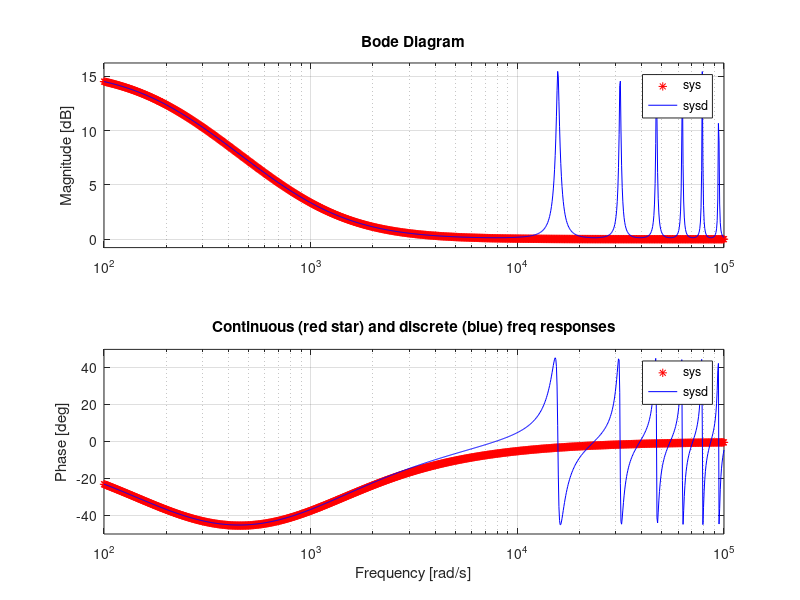
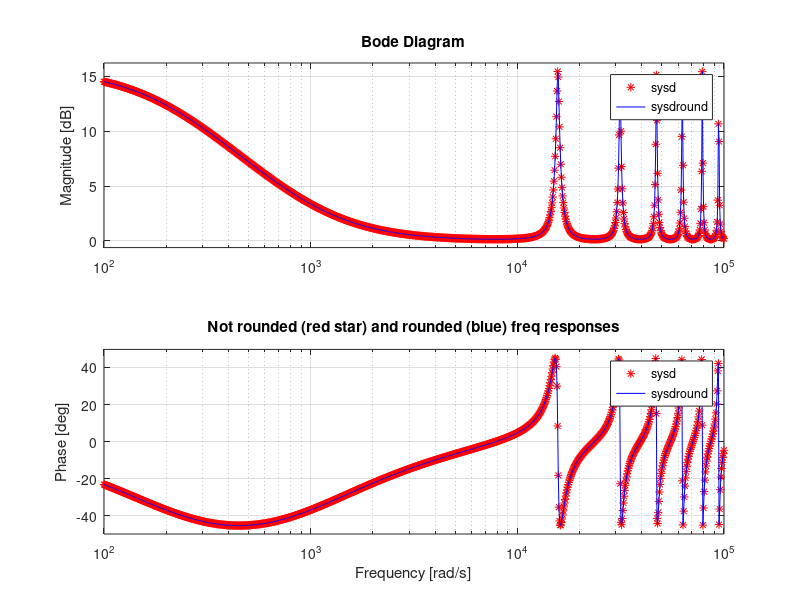
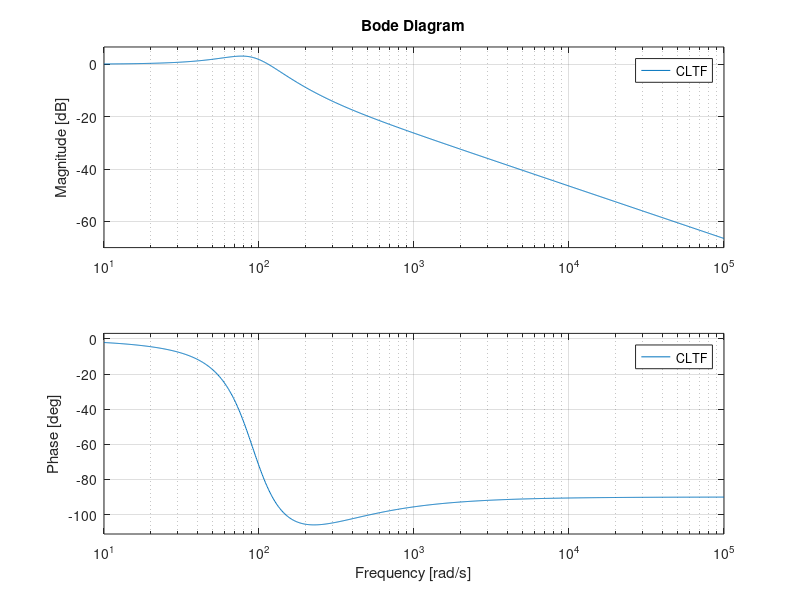
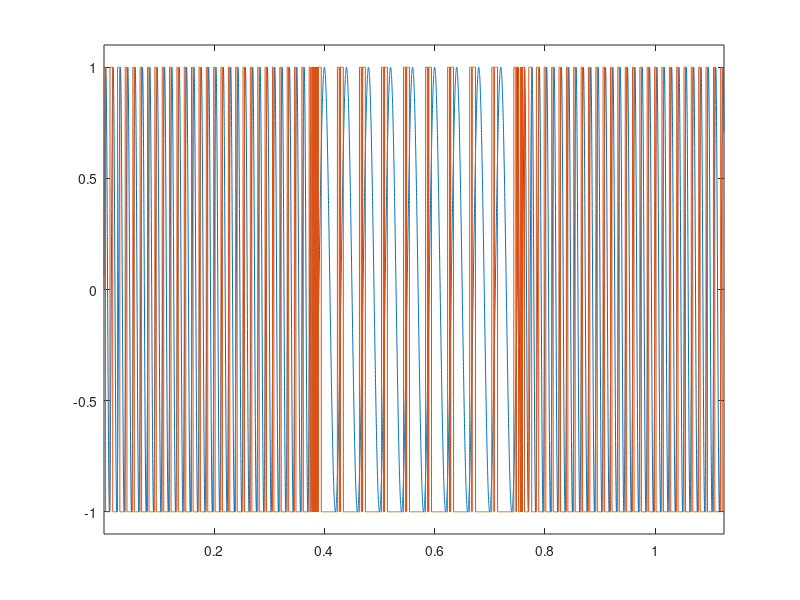

MATLAB code for these plots, in order:
%% designsteps.m   Software Linear PLL MATLAB design and simulation program
%% Upendra Ummethala and Mike Mellor
%% December 19, 2000   EE539 Real Time DSP Final Project
%%%%%%%%%%%%%%%%%%%%%%%%%%%%%%%%%%%%%%%%%%%%%%%%%%%%%%%%%%%%%%%%%%%%%%%%%%%%
%%% PLL parameters design first
%% See Chapters 2 and 5 in Phase-Locked Loops : Design, Simulation and
%% Applications by Roland E Best; Fourth Edition, McGraw Hill
%% for design procedure and parameter selection
%% A continuous time implementation is first made which is discretized
%% Proper scaling is then applied to facilitate a fixed point implementation.
%%%%%%%%%%%%%%%%%%%%%%%%%%%%%%%%%%%%%%%%%%%%%%%%%%%%%%%%%%%%%%%%%%%%%%%%%%%%%

clear all;						%% Start with a clean slate	
close all;		

w0=50*2*pi; 					%% Target DCO center frequency = 100Hz
zeta=0.7; 						%% Target loop damping ratio
delta_w=50*2*pi; 				%% Target lock range = +/-50Hz

w2_min=w0-1.5*delta_w;		%% Target min. frequency = 100-50=50Hz
w2_max=w0+1.5*delta_w;		%% Target max. frequency = 100+50=150Hz

uf_max=2^15-1;					%% Loop filter output upper clipping limit
uf_min=-2^15;					%% Loop filter output upper clipping limit


% Ko here is <1 so in the C code for the DSK, this is scaled up by 2^6
Ko=(w2_max-w2_min)/(uf_max-uf_min);

% Using an active filter, i.e. the DC gain is greater than unity.
Ka=6;

Kd=31000*2/pi;							%% Phase detector gain 
wn=delta_w/(2*zeta);					%% Loop natural frequency 
tau2=(zeta*2/wn)-(1/(Ko*Kd*Ka));        %% Filter zero time constant
tau1=Ko*Kd*Ka/wn^2;					%% Filter pole time constant

pole_freq=1/tau1				%% Single pole frequency	
zero_freq=1/tau2				%% Singe zero frequency

%%%%%%%%%%%%%%%%%%%%%%%%%%%%%%%%%%%%%%%%%%%%%%%%%%%%%%%%%%%%%%%%%%%%%%%%%
%%% Filter coefficient design
%%%%%%%%%%%%%%%%%%%%%%%%%%%%%%%%%%%%%%%%%%%%%%%%%%%%%%%%%%%%%%%%%%%%%%%%%
zerofreq=zero_freq*2*pi; 	%% Zero frequency in radians
polefreq=pole_freq*2*pi;  	%% Pole frequency in radians
gain=Ka;							%% Loop filter DC gain

sys=tf(gain*[1/zerofreq 1],[1/polefreq 1]); %Create continuous time equivalent

Ts=1/2500; 						%% DSK sample time fixed at 8kHz
sysd=c2d(sys,Ts,'matched');%% Obtain identical discrete time frequency
									%% response to continuous time system

bode(sys,'r*',sysd,'b',{1e2,1e5}); 	%% Compare discrete vs. continuous
title('Continuous (red star) and discrete (blue) freq responses')

[num,den]=tfdata(sysd,'v') %% Obtain the numerator and denominator polynomial
									%%	coefficients for the discrete filter 
coeffscale=2^12;				%% Scale factor for the coefficients

num=round(num*coeffscale); %% Scale the numerator and denomiantor polynomial
den=round(den*coeffscale);	%% coefficients and round them to integers

b0=num(1)						%% Separate out the coefficients from the arrays
b1=num(2)
a0=den(1)
a1=den(2)

% Overlay original and rounded off filter freq responses for comparison
sysdround=tf(num,den,Ts);
figure
bode(sysd,'r*',sysdround,'b',{1e2,1e5});
title('Not rounded (red star) and rounded (blue) freq responses')


%%%%%%%%%%%%%%%%%%%%%%%%%%%%%%%%%%%%%%%%%%%%%%%%%%%%%%%%%%%%%%%%%%%%%%%%%
%%%%%%% We have completed the design now we will implement the PLL
%%%%%%%%%%%%%%%%%%%%%%%%%%%%%%%%%%%%%%%%%%%%%%%%%%%%%%%%%%%%%%%%%%%%%%%%%

%% Initialize variables:
u2_n=0;							%% Initial DCO output level					
phi2_n=0;						%% Initial DCO output phase	
ud_n_1=0;						%% Initial phase detector output
uf_n_1=0;						%% Initial loop filter output

Ts=1/8000;						%% Sample rate for the DSK fixed at 8kHz

t=[1:(9000)]*Ts; 				%% time vector for Matlab simulation

%% compute the closed loop pole transfer function and pole locations:
CLTF=tf((Ko*Kd/(tau1))*[tau2 1],[1 (1+Ko*Kd*tau2)/(tau1) Ko*Kd/(tau1)]);
[z,p,k]=zpkdata(CLTF,'v')
figure
bode(CLTF,{1e1,1e5});

input=round(31000*sin((w0+delta_w/2)*t));	% Generate input sinewave

%% Shift frequency and/or phase for the middle third of the simulation
input(round(length(t)/3)+1:round(length(t)*2/3))=round(31000*sin((w0-delta_w/2)*t(round(length(t)/3)+1:round(length(t)*2/3))+pi/2));

%%%%%%%%%%%%%%%%% Simulate the PLL %%%%%%%%%%%%%%%%%%%%%%%%%%%%%%%%%%%%
for i=1:length(t),			
   
   %% Save the intermediate sample values for plotting	
   ud(i)=ud_n_1;				%% Phase detector output
   u2(i)=u2_n;					%% DCO output level
   uf(i)=uf_n_1;				%% Loop filter output
   phi2(i)=phi2_n;			%%	DCO output phase
   
   ud_n=round(input(i)*u2_n);	%% Phase detector output
     
   uf_n=-round(a1*uf_n_1)+round(b0*ud_n)+round(b1*ud_n_1);	%% Loop filter output
   																			%% rounded to an integer	

   lowerlimit=-2^31;		%% Limit checks for internal state saturation. 
   upperlimit=2^31-1;	%% Assume 32 bit signed integers for all variables	
   
   if ( (a1*uf_n_1 >= upperlimit) | (a1*uf_n_1 <= lowerlimit)),
      disp(['WARNING !!!! a1*uf_n_1 out of range']);
   end
   
   if ( (b0*ud_n >= upperlimit) | (b0*ud_n <= lowerlimit)),
      disp(['WARNING !!!! b0*ud_n out of range']);
   end
  	if ( (b1*ud_n_1 >= upperlimit) | (b1*ud_n_1 <= lowerlimit)),
      disp(['WARNING !!!! b1*ud_n_1 out of range']);
   end
  	if ( (uf_n >= upperlimit) | (uf_n <= lowerlimit)),
      disp(['WARNING !!!! a1*uf_n_1 out of range']);
   end
      
   uf_n=round(uf_n/coeffscale);  %% Undo the effect of coefficient scaling 
   										%% Would correspond to bitshifts on the DSP

   phi2_nplus1=phi2_n+round(w0+Ko*uf_n);	%% update the DCO phase
   
   %%%%%%% Check for saturation	%%%%%%%%%%%%%%%%%%%%%%%%%%%%%%%%%%%%%%%%%%%%%%
   if ( (Ko*uf_n >= upperlimit) | (Ko*uf_n <= lowerlimit)),
      disp(['WARNING !!!! Ko*uf_n out of range']);
   end
	if ( (phi2_nplus1 >= upperlimit) | (phi2_nplus1 <= lowerlimit)),
      disp(['WARNING !!!! phi2_nplus1 out of range']);
   end
   if ( ((w0+Ko*uf_n) >= upperlimit) | ((w0+Ko*uf_n) <= lowerlimit)),
      disp(['WARNING !!!! (w0+Ko*uf_n) out of range']);
   end
   
   %% Unwrap the phase by 2*pi if the current phase is >pi 
   if phi2_nplus1>round(pi*1/Ts),
      phi2_nplus1=phi2_nplus1-2*round(pi*1/Ts);
   end
   
   %% Output the appropriate Walsh function value(+1, -1) based on the phase
   if phi2_nplus1>=0,
      u2_nplus1=1;
   else
      u2_nplus1=-1;
   end
   
   	%% Update the variable for the next trip through the loop   
      ud_n_1=ud_n;			%% Save the previous phase detector output 					
      uf_n_1=uf_n;			%% Save the previous filter output
      phi2_n=phi2_nplus1;	%% Save the predicted DCO phase output
      u2_n=u2_nplus1;		%% Save the predicted DCO output
      
   end
   
   %% Plot the important simulation results
   figure						%% Plot the DCO output vs. time
   plot(t,input/31000,t,u2);  
   axis([min(t) max(t) min(u2)*1.1 max(u2)*1.1])
   
   figure						%% Plot the DCO output phase vs. time
   plot(t,phi2);				
   
   figure						%% Plot the phase detector output vs. time
   plot(t,ud);
   
   figure						%% Plot the loop filter output vs. time
   plot(t,uf);
   